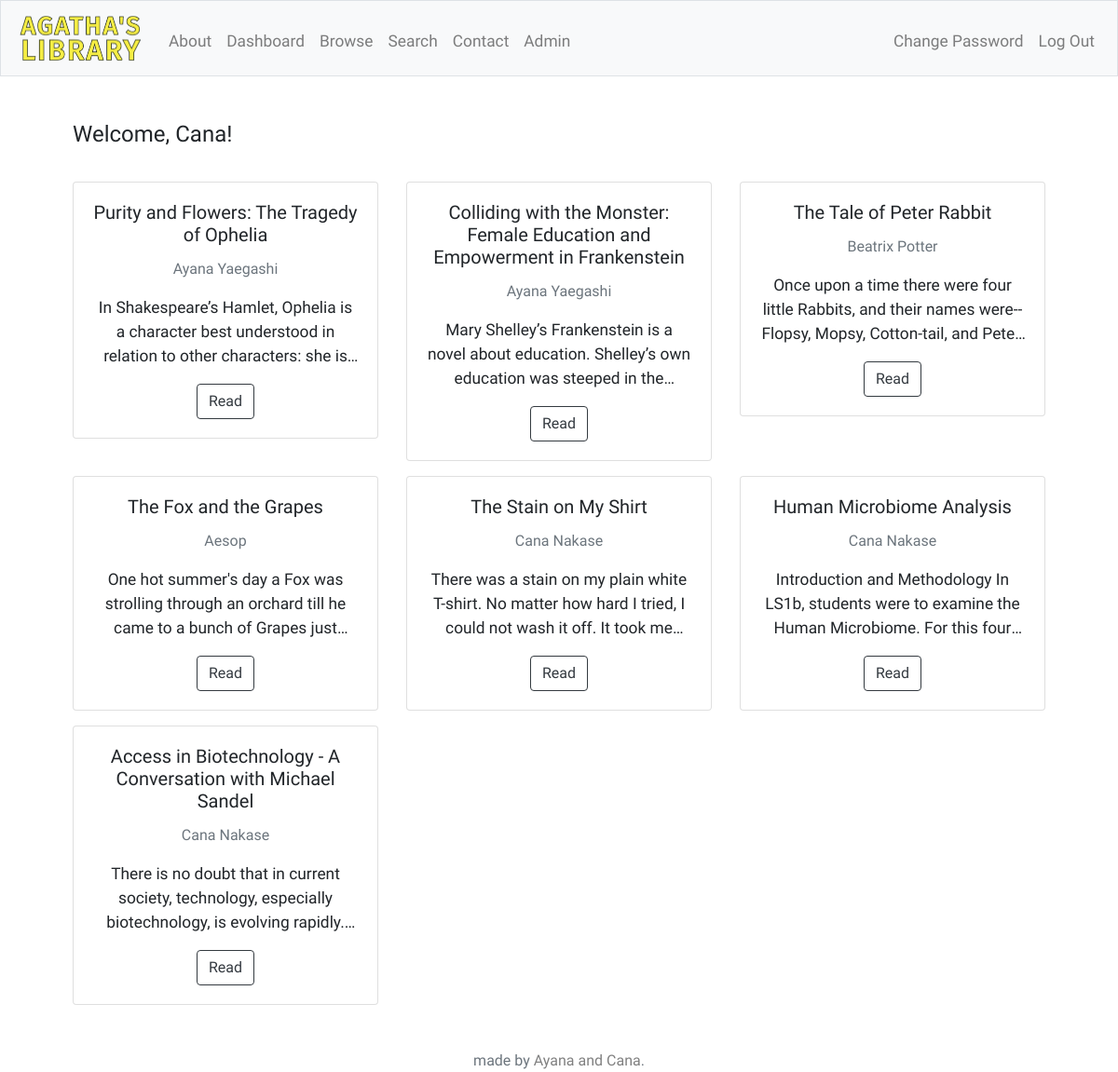
Screenshot of /browse (signed in) with the database file from the repository.
### tables this page shows
CREATE TABLE 'authors'('author_id' INTEGER PRIMARY KEY AUTOINCREMENT NOT NULL, 'name' TEXT, first_name[text], last_name[TEXT]);

CREATE TABLE 'stories' ('story_id' INTEGER PRIMARY KEY AUTOINCREMENT NOT NULL, 'title' TEXT, 'story' TEXT,'clicks' INTEGER, 'finished' INTEGER, 'author_id' INTEGER, FOREIGN KEY('author_id') REFERENCES 'authors'('author_id'));

### application.py (the view)
@app.route("/browse", methods=["GET", "POST"])
def browse():
    if request.method == "POST":
        story_id = request.form.get("story_id")
        story = db.execute("SELECT story_id, title, story, name FROM stories JOIN authors ON stories.author_id = authors.author_id WHERE story_id = :id", id=story_id)
        db.execute("UPDATE stories SET clicks=(clicks+1) WHERE story_id=:id", id=story_id)
        if session.get("user_id") is None:
            return render_template("display.html", story=story, story_id=story_id, exceptions=exceptions)
        else:
            rows = db.execute("SELECT * FROM favorites WHERE story_id=:story_id AND user_id=:user_id;", story_id=story_id, user_id=session["user_id"])
            if len(rows) != 0:
                liked = True
            else:
                liked = False
            return render_template("display.html", story=story, story_id=story_id, liked=liked, exceptions=exceptions)
    else:
        first_name = ""
        if not session.get("user_id") is None:
            first_name = session["first_name"]
        stories = db.execute("SELECT story_id, title, story, name FROM stories JOIN authors ON stories.author_id = authors.author_id ORDER BY clicks DESC;")
        story_num = len(stories)
        if (story_num < 3):
            rows = 1
        else:
            rows = int(story_num/3)
            if (story_num % 3 != 0):
                rows += 1
        return render_template("browse.html", stories=stories, rows=rows, length=story_num, first_name=first_name)

### application.py (called while the page is built)
@app.after_request
def after_request(response):
    response.headers["Cache-Control"] = "no-cache, no-store, must-revalidate"
    response.headers["Expires"] = 0
    response.headers["Pragma"] = "no-cache"
    return response

### templates/browse.html (shortened to what this page needs)
{% extends "layout.html" %}
{% block main %}
    {% if session.user_id %}
    <h4 class="left" style="margin-bottom: 20px">Welcome, {{ first_name }}!</h4>
    {% endif %}
    {% for row in range(rows) %}
    <div class="row" style="padding: 1em 0 0 0;">
        {% if length - row*3 >= 3 %}
        {% for i in range(3) %}
        <div class="col-sm-4">
            <div class="card">
                <div class="card-body">
                    <h5 class="card-title">{{ stories[i + row*3]["title"] }}</h5>
                    <p class="card-text"><small class="text-muted">{{ stories[i + row*3]["name"] }}</small></p>
                    <p class="preview">{{ stories[i + row*3]["story"] }}</p>
                    <form action="/browse" method="post">
                        <button class="btn btn-outline-dark" type="submit" name="story_id" value={{ stories[i + row*3]["story_id"] }}>Read</button>
                    </form>
                </div>
            </div>
        </div>
        {% endfor %}
        {% else %}
        {% for i in range(length - row*3) %}
        <div class="col-sm-4">
            <div class="card">
                <div class="card-body">
                    <h5 class="card-title">{{ stories[i + row*3]["title"] }}</h5>
                    <p class="card-text"><small class="text-muted">{{ stories[i + row*3]["name"] }}</small></p>
                    <p class="preview">{{ stories[i + row*3]["story"] }}</p>
                    <form action="/browse" method="post">
                        <button class="btn btn-outline-dark" type="submit" name="story_id" value={{ stories[i + row*3]["story_id"] }}>Read</button>
                    </form>
                </div>
            </div>
        </div>
        {% endfor %}
        {% endif %}
    </div>
    {% endfor %}
{% endblock %}

### static/styles.css (style rules this page uses)
.preview { overflow: hidden; display: -webkit-box; -webkit-line-clamp: 3; -webkit-box-orient: vertical; }
body { font-family: 'Amiri'; }
p { font-size: 13pt; }
.text-muted { font-size: 12pt; }
.left { text-align: left; }

### rows the page displays
authors: first_name "Cana", name "Cana Nakase" "Cana Nakase", name "Cana Nakase"
stories: title "Purity and Flowers: The Tragedy of Ophelia", story "In Shakespeare’s Hamlet, Ophelia is a character best understood in relation to other characters: she…"
authors: name "Ayana Yaegashi" "Ayana Yaegashi"
stories: title "Colliding with the Monster: Female Education and Empowerment in Frankenstein", story "Mary Shelley’s Frankenstein is a novel about education. Shelley’s own education was steeped in…"
stories: title "The Tale of Peter Rabbit", story "Once upon a time there were four little Rabbits, and their names were-- Flopsy, Mopsy, Cotton-tail, and…"
authors: name "Beatrix Potter"
stories: title "The Fox and the Grapes", story "One hot summer's day a Fox was strolling through an orchard till he came to a bunch of Grapes…"
authors: name "Aesop"
stories: title "The Stain on My Shirt", story "There was a stain on my plain white T-shirt. No matter how hard I tried, I could not wash it off. It took…"
stories: title "Human Microbiome Analysis", story "Introduction and Methodology In LS1b, students were to examine the Human Microbiome. For this…"
stories: title "Access in Biotechnology - A Conversation with Michael Sandel", story "There is no doubt that in current society, technology, especially biotechnology, is evolving…"
